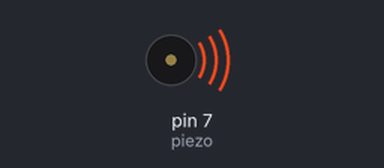
Bench run of a sketch on a simulated Arduino Uno, built with avr-gcc and run on an emulated ATmega328P. On the bench: buzzer (waves = sounding).

Above: at 0.2 s.
At 6.3 s:
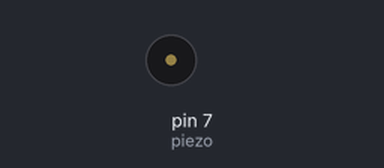
Timing chart, 0 to 7.7 s (numbered marks = the images above):
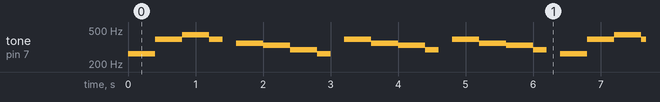

The sketch:

piezo_Scale.ino
```cpp
const int piezo = 7;
char code[] = {'C', 'D', 'E', 'F', 'G', 'A', 'B'};
unsigned int freq[] = {262, 294, 330, 349, 392, 440, 494};
char mData[] = "CCGGAAGpFFEEDDCpGGFFEEDpGGFFEEDpCCGGAAGpFFEEDDCp";
const byte mSize = sizeof(mData);
void setup() {
   pinMode(piezo, OUTPUT);
}

void loop() {
  int playT = 200;
  for(int m=0; m<mSize; m++) {
    for(int k=0; k<7; k++) {
      if(mData[m] == code[k]) tone(piezo, freq[k], playT);
    }
    delay(playT);
  }
  noTone(piezo);
  delay(2000);
}
```

Measured:
- by itself, tone on pin 7 (piezo): plays 262 Hz for 0.40 s, 392 Hz for 0.40 s, 440 Hz for 0.40 s, 392 Hz for 0.20 s, 349 Hz for 0.40 s, 330 Hz for 0.40 s … (265 notes in this stretch)
